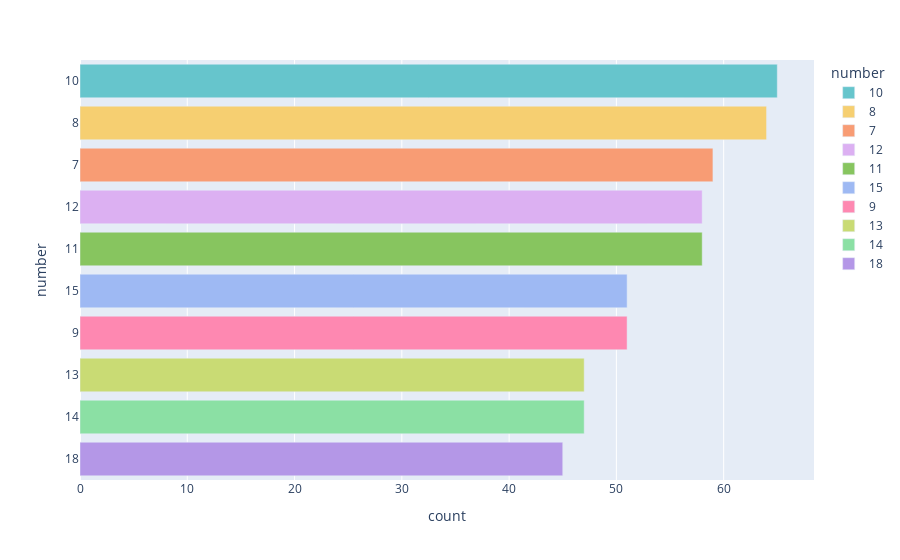

Notebook cell for this chart:
### Code cell
# 두번째 번호 자주 등장하는 번호 10가지
fig = px.bar(number2[:10], x='count', y='number', 
             color = 'number', color_discrete_sequence = px.colors.qualitative.Pastel)
fig.update_traces(
    textfont_size=14, 
    textposition='auto',
)

### Figure 1 — Plotly figure (JSON) as saved in the notebook; plotly's stock layout.template omitted (floating-point values rounded to 4 significant figures)
{"data": [{"alignmentgroup": "True", "hovertemplate": "number=%{y}<br>count=%{x}<extra></extra>", "legendgroup": "10", "marker": {"color": "rgb(102, 197, 204)", "pattern": {"shape": ""}}, "name": "10", "offsetgroup": "10", "orientation": "h", "showlegend": true, "textfont": {"size": 14}, "textposition": "auto", "type": "bar", "x": [65], "xaxis": "x", "y": ["10"], "yaxis": "y"}, {"alignmentgroup": "True", "hovertemplate": "number=%{y}<br>count=%{x}<extra></extra>", "legendgroup": "8", "marker": {"color": "rgb(246, 207, 113)", "pattern": {"shape": ""}}, "name": "8", "offsetgroup": "8", "orientation": "h", "showlegend": true, "textfont": {"size": 14}, "textposition": "auto", "type": "bar", "x": [64], "xaxis": "x", "y": ["8"], "yaxis": "y"}, {"alignmentgroup": "True", "hovertemplate": "number=%{y}<br>count=%{x}<extra></extra>", "legendgroup": "7", "marker": {"color": "rgb(248, 156, 116)", "pattern": {"shape": ""}}, "name": "7", "offsetgroup": "7", "orientation": "h", "showlegend": true, "textfont": {"size": 14}, "textposition": "auto", "type": "bar", "x": [59], "xaxis": "x", "y": ["7"], "yaxis": "y"}, {"alignmentgroup": "True", "hovertemplate": "number=%{y}<br>count=%{x}<extra></extra>", "legendgroup": "12", "marker": {"color": "rgb(220, 176, 242)", "pattern": {"shape": ""}}, "name": "12", "offsetgroup": "12", "orientation": "h", "showlegend": true, "textfont": {"size": 14}, "textposition": "auto", "type": "bar", "x": [58], "xaxis": "x", "y": ["12"], "yaxis": "y"}, {"alignmentgroup": "True", "hovertemplate": "number=%{y}<br>count=%{x}<extra></extra>", "legendgroup": "11", "marker": {"color": "rgb(135, 197, 95)", "pattern": {"shape": ""}}, "name": "11", "offsetgroup": "11", "orientation": "h", "showlegend": true, "textfont": {"size": 14}, "textposition": "auto", "type": "bar", "x": [58], "xaxis": "x", "y": ["11"], "yaxis": "y"}, {"alignmentgroup": "True", "hovertemplate": "number=%{y}<br>count=%{x}<extra></extra>", "legendgroup": "15", "marker": {"color": "rgb(158, 185, 243)", "pattern": {"shape": ""}}, "name": "15", "offsetgroup": "15", "orientation": "h", "showlegend": true, "textfont": {"size": 14}, "textposition": "auto", "type": "bar", "x": [51], "xaxis": "x", "y": ["15"], "yaxis": "y"}, {"alignmentgroup": "True", "hovertemplate": "number=%{y}<br>count=%{x}<extra></extra>", "legendgroup": "9", "marker": {"color": "rgb(254, 136, 177)", "pattern": {"shape": ""}}, "name": "9", "offsetgroup": "9", "orientation": "h", "showlegend": true, "textfont": {"size": 14}, "textposition": "auto", "type": "bar", "x": [51], "xaxis": "x", "y": ["9"], "yaxis": "y"}, {"alignmentgroup": "True", "hovertemplate": "number=%{y}<br>count=%{x}<extra></extra>", "legendgroup": "13", "marker": {"color": "rgb(201, 219, 116)", "pattern": {"shape": ""}}, "name": "13", "offsetgroup": "13", "orientation": "h", "showlegend": true, "textfont": {"size": 14}, "textposition": "auto", "type": "bar", "x": [47], "xaxis": "x", "y": ["13"], "yaxis": "y"}, {"alignmentgroup": "True", "hovertemplate": "number=%{y}<br>count=%{x}<extra></extra>", "legendgroup": "14", "marker": {"color": "rgb(139, 224, 164)", "pattern": {"shape": ""}}, "name": "14", "offsetgroup": "14", "orientation": "h", "showlegend": true, "textfont": {"size": 14}, "textposition": "auto", "type": "bar", "x": [47], "xaxis": "x", "y": ["14"], "yaxis": "y"}, {"alignmentgroup": "True", "hovertemplate": "number=%{y}<br>count=%{x}<extra></extra>", "legendgroup": "18", "marker": {"color": "rgb(180, 151, 231)", "pattern": {"shape": ""}}, "name": "18", "offsetgroup": "18", "orientation": "h", "showlegend": true, "textfont": {"size": 14}, "textposition": "auto", "type": "bar", "x": [45], "xaxis": "x", "y": ["18"], "yaxis": "y"}], "layout": {"barmode": "relative", "legend": {"title": {"text": "number"}, "tracegroupgap": 0}, "margin": {"t": 60}, "xaxis": {"anchor": "y", "domain": [0, 1], "title": {"text": "count"}}, "yaxis": {"anchor": "x", "categoryarray": ["18", "14", "13", "9", "15", "11", "12", "7", "8", "10"], "categoryorder": "array", "domain": [0, 1], "title": {"text": "number"}}}}
